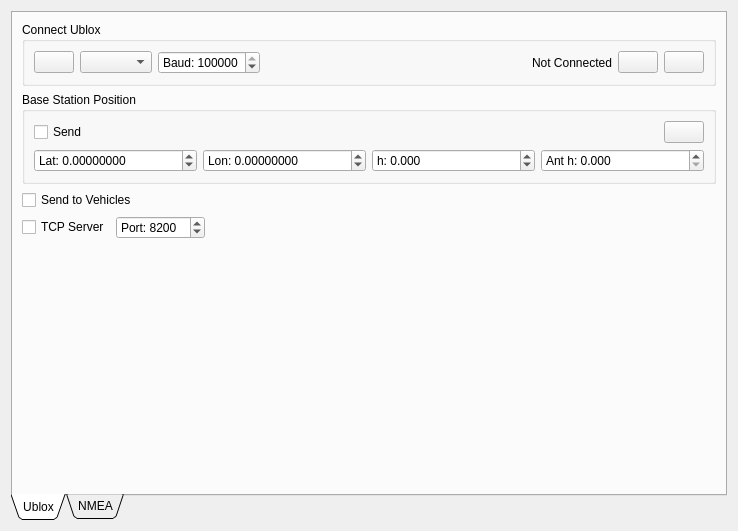
<?xml version="1.0" encoding="UTF-8"?>
<ui version="4.0">
 <class>BaseStation</class>
 <widget class="QWidget" name="BaseStation">
  <property name="geometry">
   <rect>
    <x>0</x>
    <y>0</y>
    <width>738</width>
    <height>531</height>
   </rect>
  </property>
  <property name="windowTitle">
   <string>Form</string>
  </property>
  <layout class="QVBoxLayout" name="verticalLayout_2">
   <item>
    <widget class="QTabWidget" name="tabWidget">
     <property name="tabPosition">
      <enum>QTabWidget::South</enum>
     </property>
     <property name="tabShape">
      <enum>QTabWidget::Triangular</enum>
     </property>
     <property name="currentIndex">
      <number>0</number>
     </property>
     <widget class="QWidget" name="tab_2">
      <attribute name="icon">
       <iconset resource="resources.qrc">
        <normaloff>:/models/Icons/GPS Receiving-96.png</normaloff>:/models/Icons/GPS Receiving-96.png</iconset>
      </attribute>
      <attribute name="title">
       <string>Ublox</string>
      </attribute>
      <attribute name="toolTip">
       <string>Ublox</string>
      </attribute>
      <layout class="QVBoxLayout" name="verticalLayout_4">
       <item>
        <widget class="QGroupBox" name="groupBox_3">
         <property name="title">
          <string>Connect Ublox</string>
         </property>
         <layout class="QHBoxLayout" name="horizontalLayout_4">
          <item>
           <widget class="QPushButton" name="ubxSerialRefreshButton">
            <property name="toolTip">
             <string>Refresh</string>
            </property>
            <property name="text">
             <string/>
            </property>
            <property name="icon">
             <iconset resource="resources.qrc">
              <normaloff>:/models/Icons/Refresh-96.png</normaloff>:/models/Icons/Refresh-96.png</iconset>
            </property>
           </widget>
          </item>
          <item>
           <widget class="QComboBox" name="ubxSerialPortBox"/>
          </item>
          <item>
           <widget class="QSpinBox" name="ubxSerialBaudBox">
            <property name="suffix">
             <string/>
            </property>
            <property name="prefix">
             <string>Baud: </string>
            </property>
            <property name="maximum">
             <number>4000000</number>
            </property>
            <property name="value">
             <number>115200</number>
            </property>
           </widget>
          </item>
          <item>
           <spacer name="horizontalSpacer_2">
            <property name="orientation">
             <enum>Qt::Horizontal</enum>
            </property>
            <property name="sizeHint" stdset="0">
             <size>
              <width>17</width>
              <height>20</height>
             </size>
            </property>
           </spacer>
          </item>
          <item>
           <widget class="QLabel" name="ubxSerialConnectedLabel">
            <property name="text">
             <string>Not Connected</string>
            </property>
           </widget>
          </item>
          <item>
           <widget class="QPushButton" name="ubxSerialDisconnectButton">
            <property name="toolTip">
             <string>Disconnect</string>
            </property>
            <property name="text">
             <string/>
            </property>
            <property name="icon">
             <iconset resource="resources.qrc">
              <normaloff>:/models/Icons/Disconnected-96.png</normaloff>:/models/Icons/Disconnected-96.png</iconset>
            </property>
           </widget>
          </item>
          <item>
           <widget class="QPushButton" name="ubxSerialConnectButton">
            <property name="toolTip">
             <string>Connect</string>
            </property>
            <property name="text">
             <string/>
            </property>
            <property name="icon">
             <iconset resource="resources.qrc">
              <normaloff>:/models/Icons/Connected-96.png</normaloff>:/models/Icons/Connected-96.png</iconset>
            </property>
           </widget>
          </item>
         </layout>
         <zorder>ubxSerialPortBox</zorder>
         <zorder>ubxSerialDisconnectButton</zorder>
         <zorder>ubxSerialConnectButton</zorder>
         <zorder>ubxSerialBaudBox</zorder>
         <zorder>ubxSerialRefreshButton</zorder>
         <zorder>ubxSerialConnectedLabel</zorder>
        </widget>
       </item>
       <item>
        <widget class="QGroupBox" name="basePosBox">
         <property name="title">
          <string>Base Station Position</string>
         </property>
         <property name="checkable">
          <bool>false</bool>
         </property>
         <property name="checked">
          <bool>false</bool>
         </property>
         <layout class="QVBoxLayout" name="verticalLayout_3">
          <item>
           <layout class="QHBoxLayout" name="horizontalLayout_5">
            <item>
             <widget class="QCheckBox" name="sendBaseBox">
              <property name="text">
               <string>Send</string>
              </property>
             </widget>
            </item>
            <item>
             <spacer name="horizontalSpacer_4">
              <property name="orientation">
               <enum>Qt::Horizontal</enum>
              </property>
              <property name="sizeHint" stdset="0">
               <size>
                <width>33</width>
                <height>20</height>
               </size>
              </property>
             </spacer>
            </item>
            <item>
             <widget class="QPushButton" name="refGetButton">
              <property name="toolTip">
               <string>Get average from nmea tab</string>
              </property>
              <property name="text">
               <string/>
              </property>
              <property name="icon">
               <iconset resource="resources.qrc">
                <normaloff>:/models/Icons/Radio Tower-96.png</normaloff>:/models/Icons/Radio Tower-96.png</iconset>
              </property>
             </widget>
            </item>
           </layout>
          </item>
          <item>
           <layout class="QHBoxLayout" name="horizontalLayout_6">
            <item>
             <widget class="QDoubleSpinBox" name="refSendLatBox">
              <property name="prefix">
               <string>Lat: </string>
              </property>
              <property name="decimals">
               <number>8</number>
              </property>
              <property name="minimum">
               <double>-90.000000000000000</double>
              </property>
              <property name="maximum">
               <double>90.000000000000000</double>
              </property>
              <property name="value">
               <double>0.000000000000000</double>
              </property>
             </widget>
            </item>
            <item>
             <widget class="QDoubleSpinBox" name="refSendLonBox">
              <property name="prefix">
               <string>Lon: </string>
              </property>
              <property name="decimals">
               <number>8</number>
              </property>
              <property name="minimum">
               <double>-180.000000000000000</double>
              </property>
              <property name="maximum">
               <double>180.000000000000000</double>
              </property>
              <property name="value">
               <double>0.000000000000000</double>
              </property>
             </widget>
            </item>
            <item>
             <widget class="QDoubleSpinBox" name="refSendHBox">
              <property name="prefix">
               <string>h: </string>
              </property>
              <property name="decimals">
               <number>3</number>
              </property>
              <property name="minimum">
               <double>-5000.000000000000000</double>
              </property>
              <property name="maximum">
               <double>100000.000000000000000</double>
              </property>
              <property name="value">
               <double>0.000000000000000</double>
              </property>
             </widget>
            </item>
            <item>
             <widget class="QDoubleSpinBox" name="refSendAntHBox">
              <property name="prefix">
               <string>Ant h: </string>
              </property>
              <property name="decimals">
               <number>3</number>
              </property>
              <property name="maximum">
               <double>180.000000000000000</double>
              </property>
             </widget>
            </item>
           </layout>
          </item>
         </layout>
        </widget>
       </item>
       <item>
        <layout class="QHBoxLayout" name="horizontalLayout_3">
         <item>
          <widget class="QCheckBox" name="sendVehiclesBox">
           <property name="text">
            <string>Send to Vehicles</string>
           </property>
          </widget>
         </item>
         <item>
          <spacer name="horizontalSpacer_3">
           <property name="orientation">
            <enum>Qt::Horizontal</enum>
           </property>
           <property name="sizeHint" stdset="0">
            <size>
             <width>40</width>
             <height>20</height>
            </size>
           </property>
          </spacer>
         </item>
        </layout>
       </item>
       <item>
        <layout class="QHBoxLayout" name="horizontalLayout_7">
         <item>
          <widget class="QCheckBox" name="tcpServerBox">
           <property name="text">
            <string>TCP Server</string>
           </property>
          </widget>
         </item>
         <item>
          <widget class="QSpinBox" name="tcpServerPortBox">
           <property name="prefix">
            <string>Port: </string>
           </property>
           <property name="maximum">
            <number>65535</number>
           </property>
           <property name="value">
            <number>8200</number>
           </property>
          </widget>
         </item>
         <item>
          <spacer name="horizontalSpacer_6">
           <property name="orientation">
            <enum>Qt::Horizontal</enum>
           </property>
           <property name="sizeHint" stdset="0">
            <size>
             <width>40</width>
             <height>20</height>
            </size>
           </property>
          </spacer>
         </item>
        </layout>
       </item>
       <item>
        <spacer name="verticalSpacer">
         <property name="orientation">
          <enum>Qt::Vertical</enum>
         </property>
         <property name="sizeHint" stdset="0">
          <size>
           <width>20</width>
           <height>244</height>
          </size>
         </property>
        </spacer>
       </item>
      </layout>
     </widget>
     <widget class="QWidget" name="tab">
      <attribute name="icon">
       <iconset resource="resources.qrc">
        <normaloff>:/models/Icons/NMEA-96.png</normaloff>:/models/Icons/NMEA-96.png</iconset>
      </attribute>
      <attribute name="title">
       <string>NMEA</string>
      </attribute>
      <attribute name="toolTip">
       <string>NMEA Client</string>
      </attribute>
      <layout class="QVBoxLayout" name="verticalLayout">
       <item>
        <layout class="QHBoxLayout" name="horizontalLayout">
         <item>
          <widget class="QLabel" name="label">
           <property name="text">
            <string>Connect NMEA Server</string>
           </property>
          </widget>
         </item>
         <item>
          <widget class="QLineEdit" name="nmeaServerEdit">
           <property name="text">
            <string>127.0.0.1</string>
           </property>
          </widget>
         </item>
         <item>
          <widget class="QSpinBox" name="nmeaPortBox">
           <property name="prefix">
            <string>Port: </string>
           </property>
           <property name="maximum">
            <number>65535</number>
           </property>
           <property name="value">
            <number>2948</number>
           </property>
          </widget>
         </item>
         <item>
          <widget class="QPushButton" name="nmeaConnectButton">
           <property name="toolTip">
            <string>Connect</string>
           </property>
           <property name="text">
            <string/>
           </property>
           <property name="icon">
            <iconset resource="resources.qrc">
             <normaloff>:/models/Icons/Connected-96.png</normaloff>:/models/Icons/Connected-96.png</iconset>
           </property>
          </widget>
         </item>
        </layout>
       </item>
       <item>
        <layout class="QHBoxLayout" name="horizontalLayout_2">
         <item>
          <spacer name="horizontalSpacer">
           <property name="orientation">
            <enum>Qt::Horizontal</enum>
           </property>
           <property name="sizeHint" stdset="0">
            <size>
             <width>40</width>
             <height>20</height>
            </size>
           </property>
          </spacer>
         </item>
         <item>
          <widget class="QLabel" name="nmeaSampleLabel">
           <property name="text">
            <string>Samples...</string>
           </property>
          </widget>
         </item>
         <item>
          <widget class="QPushButton" name="nmeaSampleClearButton">
           <property name="text">
            <string/>
           </property>
           <property name="icon">
            <iconset resource="resources.qrc">
             <normaloff>:/models/Icons/Delete2-96.png</normaloff>:/models/Icons/Delete2-96.png</iconset>
           </property>
          </widget>
         </item>
        </layout>
       </item>
       <item>
        <widget class="QTextBrowser" name="nmeaBrowser">
         <property name="font">
          <font>
           <family>Monospace</family>
          </font>
         </property>
        </widget>
       </item>
      </layout>
     </widget>
    </widget>
   </item>
  </layout>
 </widget>
 <resources>
  <include location="resources.qrc"/>
 </resources>
 <connections/>
</ui>
